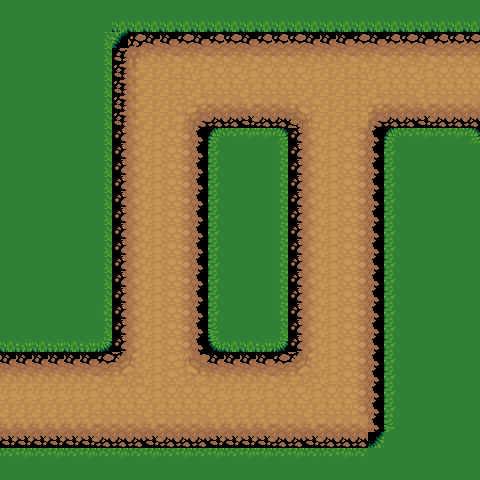

The image is a tile-based game level rendered from a .tmx file. Its description and source (layers, tilesets, objects; grid data summarised) follow:
An orthogonal 30x30 tile map with 16x16 px tiles, 1 tile layer (Tile Layer 1).

<map version="1.0" orientation="orthogonal" renderorder="right-down" width="30" height="30" tilewidth="16" tileheight="16" nextobjectid="1">
 <tileset firstgid="1" name="Ground Tileset" tilewidth="16" tileheight="16" tilecount="4096" columns="64">
  <image source="../Ground/Ground Tileset.png" width="1024" height="1024" />
 </tileset>
 <layer name="Tile Layer 1" width="30" height="30">
  <data>[900 cells, 900 non-empty, 55 distinct tile ids]</data>
 </layer>
</map>
